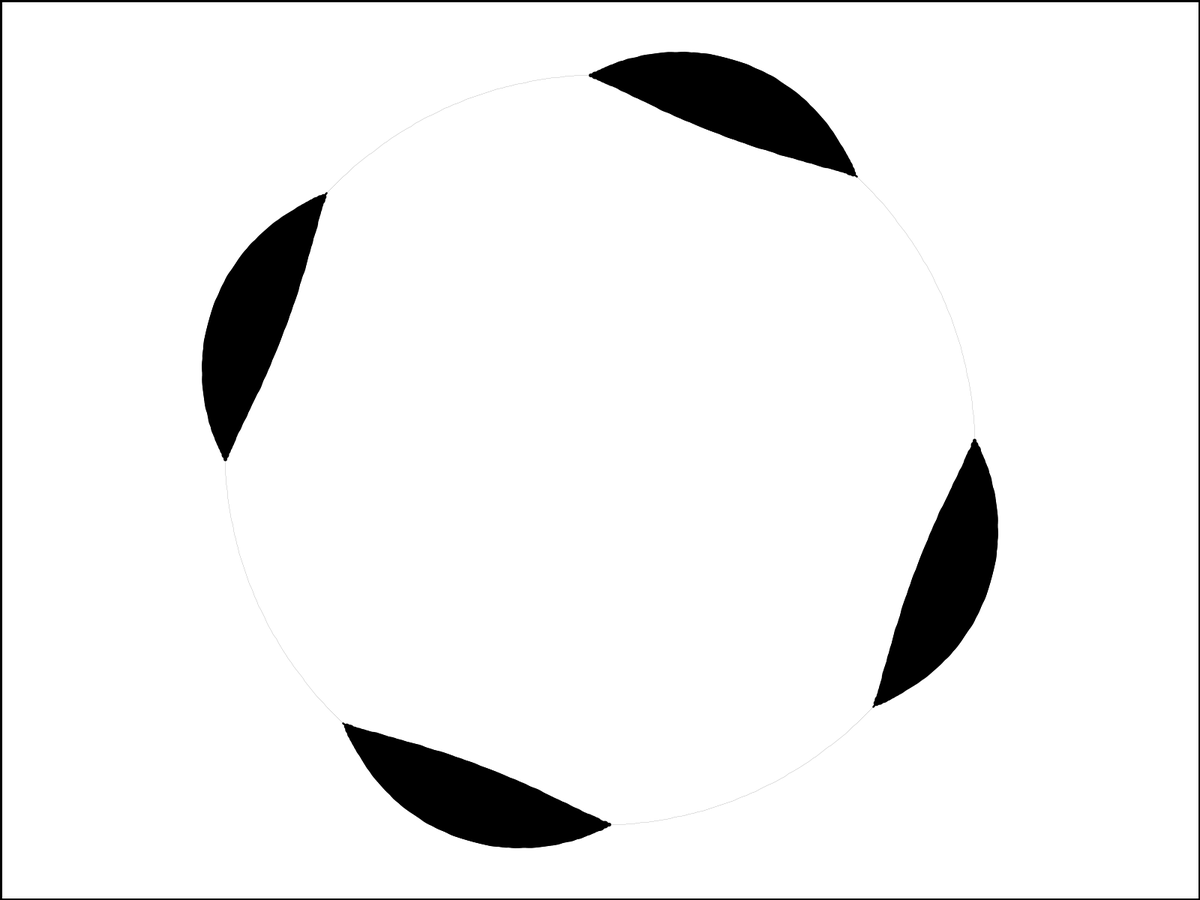
Frame 1 (no input)
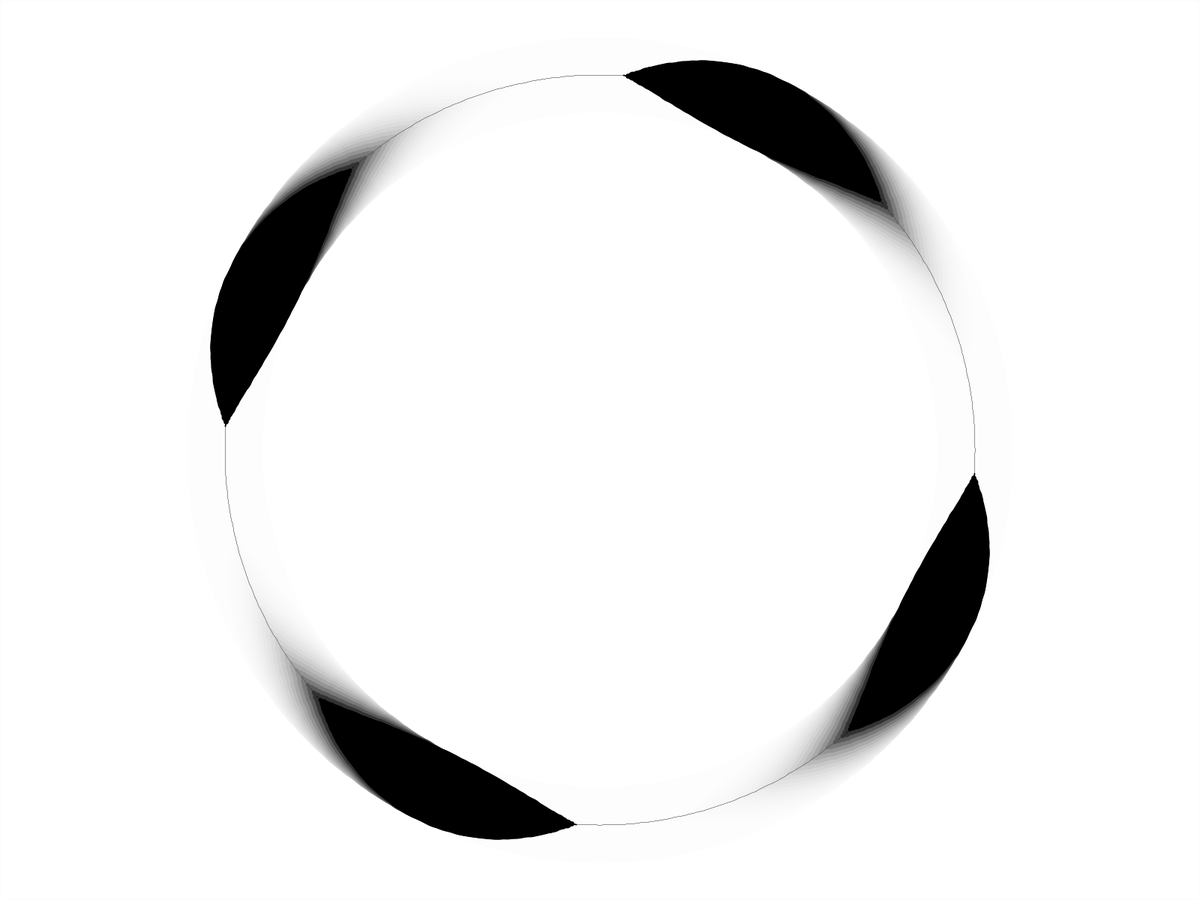
Frame 60 (the mouse pressed at the canvas centre just before this capture)
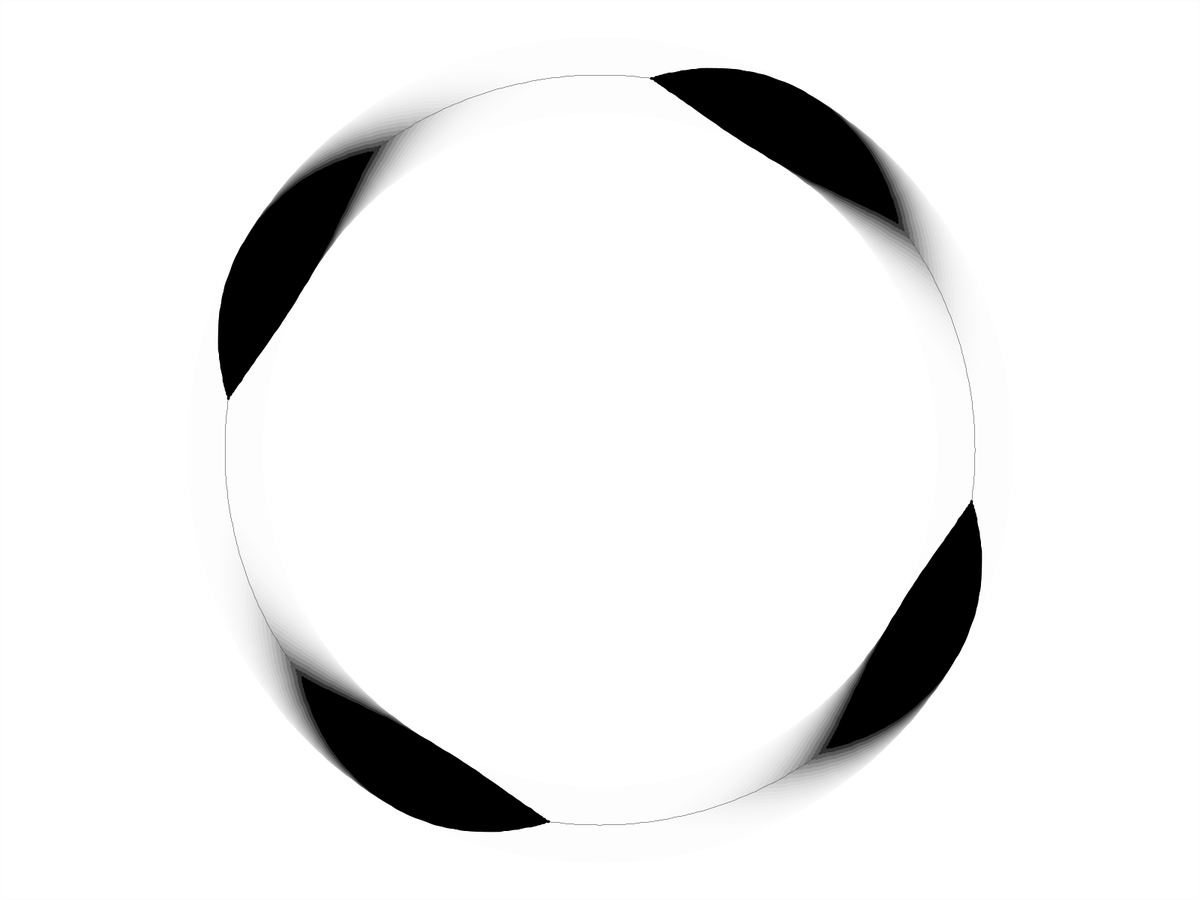
Frame 120 (the mouse held since frame 60 and released just before this capture)

The Processing sketch that drew these frames (run headless with seeded random() and noise(); from frame 60 on, the mouse is pressed at the canvas centre):

// Processing sketch: circle_width_offset
// ── circle_width_offset.pde
Chain chain;

void setup(){
  //size(500, 500);
  fullScreen();
  background(255);
  strokeWeight(5);
  chain = new Chain(500, 500, 100);
  
}

void draw(){
  fill(255, 50);
  rect(0, 0, width, height);
  translate(width/2, height/2);
  chain.off = (float)frameCount/10;
  stroke(0);
  chain.show();
}
// ── Class.pde
class Chain{
  ArrayList<Node> nodes = new ArrayList<Node>();
  float subR;
  float off = 0;
  
  Chain(float len, float r, float subR){
    for(float i = 0; i < len; i++){
      nodes.add(new Node(cos(i/len*TWO_PI)*r, sin(i/len*TWO_PI)*r, i/len*TWO_PI*4));
    }
    this.subR = subR;
  }
  
  void show(){
    PVector prevPos = nodes.get(nodes.size()-1).pos;
    for(Node node : nodes){
      strokeWeight(constrain(sin(node.off+off), 0, 1)*subR);
      line(node.pos.x, node.pos.y, prevPos.x, prevPos.y);
      prevPos = node.pos;
    }
    noStroke();
    fill(0);
    for(Node node : nodes){
      //ellipse(node.pos.x, node.pos.y, 20, 20);
    }
  }
}

class Node{
  PVector pos;
  float off;
  
  Node(float x, float y, float off){
    this.pos = new PVector(x, y);
    this.off = off;
  }
}
